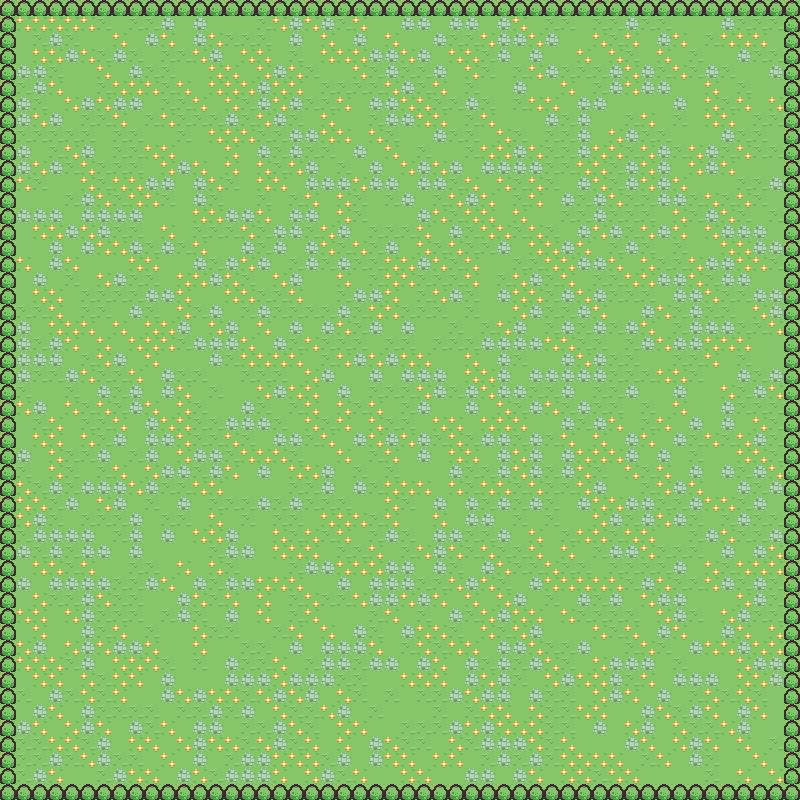

This game map was drawn from its Tiled (.tmx) file and the tilesets committed beside it. A one-line description and the trimmed map source follow:
An orthogonal 50x50 tile map with 16x16 px tiles, 2 tile layers (sol, obstacles).

<map version="1.9" tiledversion="1.9.2" orientation="orthogonal" renderorder="right-down" width="50" height="50" tilewidth="16" tileheight="16" infinite="0" nextlayerid="4" nextobjectid="1">
 <tileset firstgid="1" source="pathfinding.tsx" />
 <layer id="1" name="sol" width="50" height="50" locked="1">
  <data>[2500 cells, 2500 non-empty, 4 distinct tile ids]</data>
 </layer>
 <layer id="3" name="obstacles" width="50" height="50">
  <data>[2500 cells, 196 non-empty, 1 distinct tile ids]</data>
 </layer>
</map>
